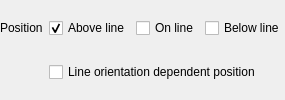
                       <widget class="QFrame" name="mPlacementLineFrame">
                        <property name="minimumSize">
                         <size>
                          <width>0</width>
                          <height>0</height>
                         </size>
                        </property>
                        <property name="frameShape">
                         <enum>QFrame::NoFrame</enum>
                        </property>
                        <property name="frameShadow">
                         <enum>QFrame::Raised</enum>
                        </property>
                        <layout class="QGridLayout" name="gridLayout_10">
                         <property name="margin">
                          <number>0</number>
                         </property>
                         <item row="0" column="0">
                          <widget class="QLabel" name="label_13">
                           <property name="sizePolicy">
                            <sizepolicy hsizetype="Maximum" vsizetype="Preferred">
                             <horstretch>0</horstretch>
                             <verstretch>0</verstretch>
                            </sizepolicy>
                           </property>
                           <property name="text">
                            <string>Position</string>
                           </property>
                          </widget>
                         </item>
                         <item row="0" column="1">
                          <layout class="QHBoxLayout" name="horizontalLayout">
                           <item>
                            <widget class="QCheckBox" name="chkLineAbove">
                             <property name="sizePolicy">
                              <sizepolicy hsizetype="Maximum" vsizetype="Fixed">
                               <horstretch>0</horstretch>
                               <verstretch>0</verstretch>
                              </sizepolicy>
                             </property>
                             <property name="text">
                              <string>Above line</string>
                             </property>
                             <property name="checked">
                              <bool>true</bool>
                             </property>
                            </widget>
                           </item>
                           <item>
                            <widget class="QCheckBox" name="chkLineOn">
                             <property name="sizePolicy">
                              <sizepolicy hsizetype="Maximum" vsizetype="Fixed">
                               <horstretch>0</horstretch>
                               <verstretch>0</verstretch>
                              </sizepolicy>
                             </property>
                             <property name="text">
                              <string>On line</string>
                             </property>
                            </widget>
                           </item>
                           <item>
                            <widget class="QCheckBox" name="chkLineBelow">
                             <property name="text">
                              <string>Below line</string>
                             </property>
                            </widget>
                           </item>
                          </layout>
                         </item>
                         <item row="1" column="1">
                          <widget class="QCheckBox" name="chkLineOrientationDependent">
                           <property name="text">
                            <string>Line orientation dependent position</string>
                           </property>
                          </widget>
                         </item>
                        </layout>
                       </widget>
